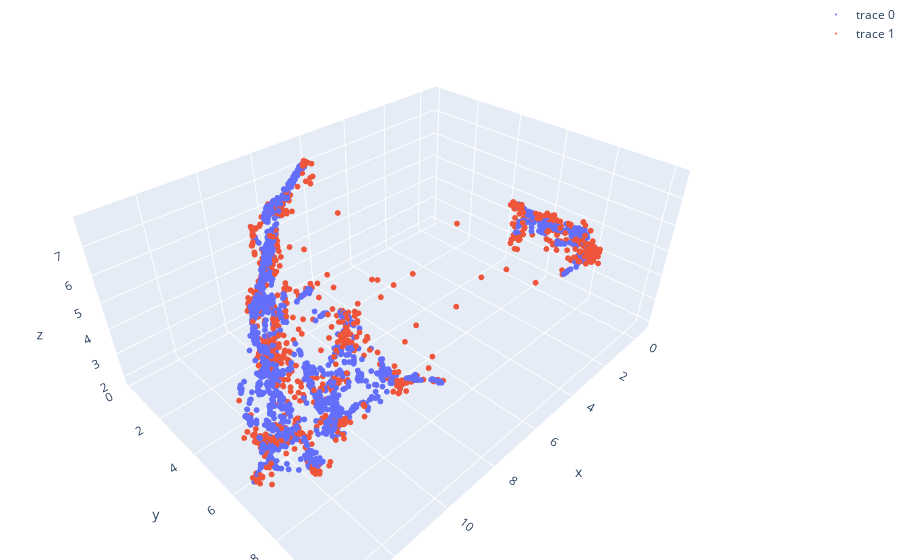

Notebook code cell kept with this figure:
### Code cell
fig = go.Figure(data=[go.Scatter3d(x=df["x1"], y=df["x2"], z = df["x3"], mode='markers')])

fig.add_trace(go.Scatter3d(x=dfRep["x1"], y=dfRep["x2"], z=dfRep["x3"], mode='markers'))
fig.update_traces(marker_size=2)

# tight layout
fig.update_layout(margin=dict(l=0, r=0, b=0, t=0))
fig.show()

### Figure 1 — Plotly figure (JSON) as saved in the notebook; plotly's stock layout.template omitted (floating-point values rounded to 4 significant figures; data arrays with more than 128 entries replaced by an {"elided": "..."} marker saying what was removed)
{"data": [{"marker": {"size": 2}, "mode": "markers", "type": "scatter3d", "x": {"elided": "1496 float values"}, "y": {"elided": "1496 float values"}, "z": {"elided": "1496 float values"}}, {"marker": {"size": 2}, "mode": "markers", "type": "scatter3d", "x": {"elided": "968 float values"}, "y": {"elided": "968 float values"}, "z": {"elided": "968 float values"}}], "layout": {"margin": {"b": 0, "l": 0, "r": 0, "t": 0}}}
